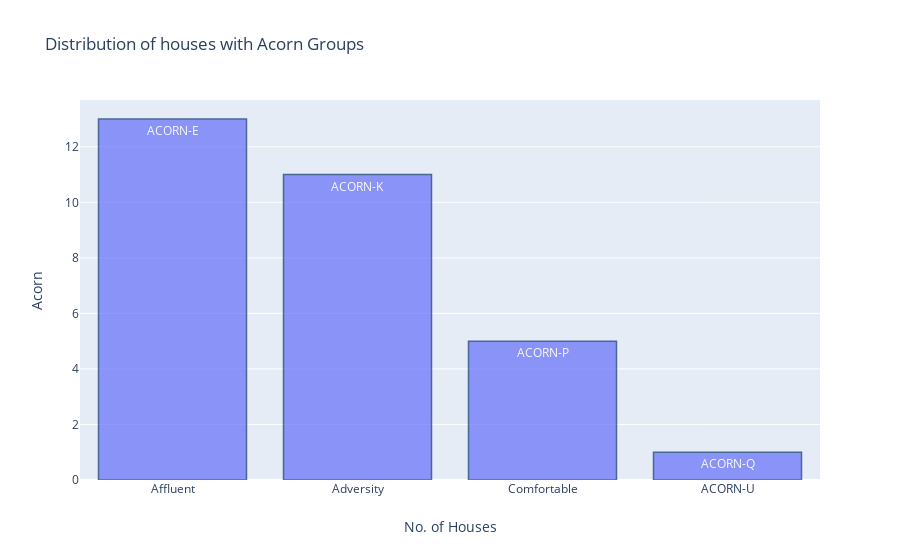

Write notebook code for a chart like this one.
### Code cell
data_graph = [go.Bar(x=acorn_group['Acorn_grouped'].values,y=acorn_group['Count'].values,
                name='Total Matches',text=acorn_data['Acorn'].values,
                marker=dict(line=dict(color='rgb(8,48,107)',width=1.5,)),opacity=0.7)]

layout = go.Layout(title='Distribution of houses with Acorn Groups',xaxis = dict(tickmode='linear',title="No. of Houses"),
                   yaxis=dict(title='Acorn'))
fig = go.Figure(data=data_graph, layout=layout)
iplot(fig)

### Figure 1 — Plotly figure (JSON) as saved in the notebook; plotly's stock layout.template omitted (floating-point values rounded to 4 significant figures)
{"data": [{"marker": {"line": {"color": "rgb(8,48,107)", "width": 1.5}}, "name": "Total Matches", "opacity": 0.7, "text": ["ACORN-E", "ACORN-K", "ACORN-P", "ACORN-Q", "ACORN-H", "ACORN-A", "ACORN-J", "ACORN-U", "ACORN-L", "ACORN-D", "ACORN-N"], "type": "bar", "x": ["Affluent", "Adversity", "Comfortable", "ACORN-U"], "y": [13, 11, 5, 1]}], "layout": {"title": {"text": "Distribution of houses with Acorn Groups"}, "xaxis": {"tickmode": "linear", "title": {"text": "No. of Houses"}}, "yaxis": {"title": {"text": "Acorn"}}}}
